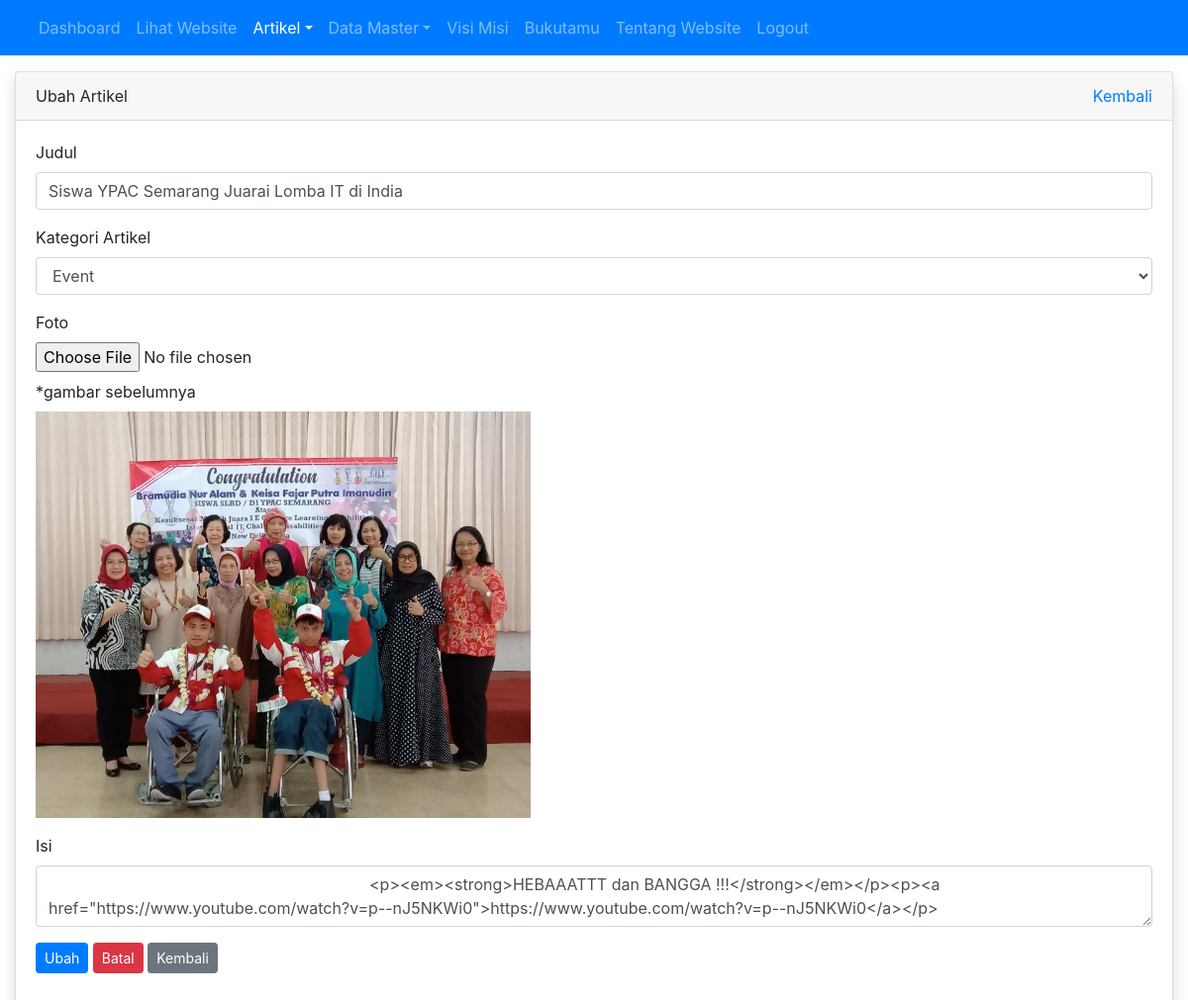
The page /admin/artikel/ubah.php?id=12 (signed in) on the database its author committed.
### tables this page shows
CREATE TABLE `tbl_artikel` (
  `id` int(11) NOT NULL,
  `judul` varchar(255) DEFAULT NULL,
  `isi` text DEFAULT NULL,
  `tanggal` date DEFAULT NULL,
  `foto` varchar(100) DEFAULT NULL,
  `id_kategori` int(11) DEFAULT NULL
);

CREATE TABLE `tbl_kategori_artikel` (
  `id` int(11) NOT NULL,
  `nama_kategori` varchar(30) DEFAULT NULL
);

### admin/artikel/ubah.php (the view, shortened to what this page needs)
<?php
require_once '../../koneksi.php';
$id = $_GET['id'];
$query_kategori = mysqli_query($koneksi, "SELECT * FROM tbl_kategori_artikel");
$query_artikel = mysqli_query($koneksi, "SELECT * FROM tbl_artikel WHERE id = $id");
$artikel = mysqli_fetch_assoc($query_artikel);
?>
<!DOCTYPE html>
<html>
<head>
	<link rel="stylesheet" href="../../resources/css/bootstrap.min.css">
</head>
<body>
	<?php require_once '../navbar.php'; ?>
	<div class="container mt-3">
		<div class="row">
			<div class="col">
				<div class="card shadow">
					<div class="card-header">
						<div class="clearfix">
							<div class="float-left">
								Ubah Artikel
							</div>
							<div class="float-right">
								<a href="index.php">Kembali</a>
							</div>
						</div>
					</div>
					<div class="card-body">
						<form method="POST" action="proses_ubah.php?id=<?= $artikel['id'] ?>" enctype="multipart/form-data">
							<div class="form-group">
								<label for="judul">Judul</label>
								<input type="text" value="<?= $artikel['judul'] ?>" class="form-control" id="judul" placeholder="judul artikel" autocomplete="off" required="required" name="judul">
							</div>
							<div class="form-group">
								<label for="id_kategori">Kategori Artikel</label>
								<select name="id_kategori" id="id_kategori" class="form-control">
									<?php while($kategori = mysqli_fetch_assoc($query_kategori)) : ?>
										<option value="<?= $kategori['id'] ?>" <?= $artikel['id_kategori'] == $kategori['id'] ? 'selected' : '' ?> ><?= $kategori['nama_kategori'] ?></option>
									<?php endwhile; ?>
								</select>
							</div>
							<div class="form-group">
								<label for="foto">Foto</label>
								<input type="file" class="form-control-file mb-2" id="foto" placeholder="foto artikel" autocomplete="off" name="foto">
								*gambar sebelumnya <br>
								<img src="../../images/artikel/<?= $artikel['foto'] ?>" alt="<?= $row['judul'] ?>" width="500px" class="mt-2">
							</div>
							<div class="form-group">
								<label for="isi">Isi</label>
								<textarea name="isi" id="ckeditor" class="ckeditor form-control">
									<?= $artikel['isi'] ?>
								</textarea>
							</div>
							<div class="form-group">
								<button type="submit" class="btn btn-sm btn-primary" name="ubah">Ubah</button>
								<button type="reset" class="btn btn-sm btn-danger" onclick="return confirm('apakah anda yakin?')">Batal</button>
								<a href="index.php" class="btn btn-sm btn-secondary">Kembali</a>
							</div>
						</form>
					</div>
				</div>
			</div>
		</div>
	</div>
</body>
</html>

### rows shown on the page
tbl_artikel: judul "Siswa YPAC Semarang Juarai Lomba IT di India", id_kategori "Event", foto (picture), isi "<p><em><strong>HEBAAATTT dan BANGGA !!!</strong></em></p><p><a href=\"https://www.youtube.com/watch?v=p--nJ5NKWi0\">https://www.youtube.com/watch?v=p--nJ5NKWi0</a></p>"
